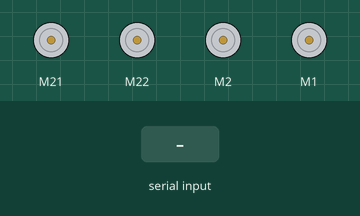
This sketch was run on a simulated Arduino Uno, built with avr-gcc and run on an emulated ATmega328P. Shown: 4 × DC motor (green arrow = forward, orange = backward, longer = faster). The inputs (shaded band) are chosen by the test bench. What the sketch prints to the serial monitor is not drawn.

Above: at 1.2 s.
1.3 s: "i" received over Serial
At 2.3 s:
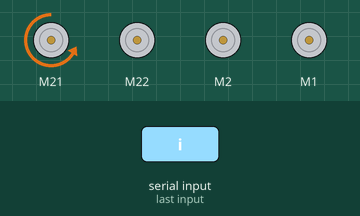
4.3 s: byte 122 ('z') received over Serial
7.2 s: "x" received over Serial
At 7.6 s:
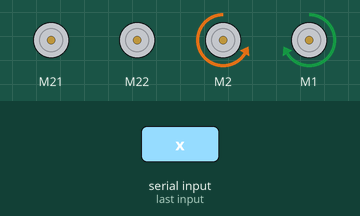
9.2 s: "y" received over Serial
At 9.5 s:
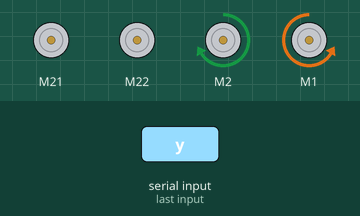
11.2 s: "q" received over Serial
At 12.2 s:
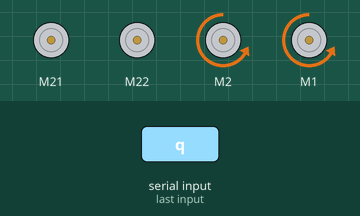
14.2 s: "t" received over Serial
At 16.1 s:
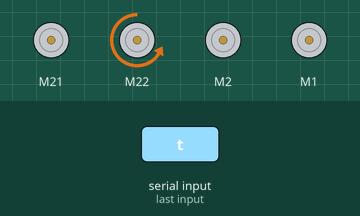
Timing chart, 0 to 20.4 s (numbered marks = the images above; inputs shaded):
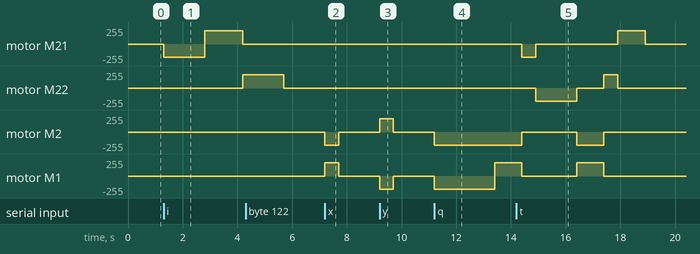

Measured:
- after the input at 1.3 s, motor M21: stopped → backward 200/255 at once, → forward 200/255 1.5 s later, → stopped 1.4 s later; motor M22: stopped → forward 200/255 after 2.9 s
- after the input at 7.2 s, motor M2: stopped → backward 200/255 at once, → stopped 0.50 s later; motor M1: stopped → forward 200/255 at once, → stopped 0.50 s later
- after the input at 9.2 s, motor M2: stopped → forward 200/255 at once, → stopped 0.50 s later; motor M1: stopped → backward 200/255 at once, → stopped 0.50 s later
- after the input at 11.2 s, motor M2: stopped → backward 200/255 at once; motor M1: stopped → backward 200/255 at once, → forward 200/255 2.2 s later
- after the input at 14.2 s, motor M21: stopped → backward 200/255 after 0.20 s, → stopped 0.50 s later, → forward 200/255 3.0 s later, → stopped 1.0 s later; motor M22: stopped → backward 200/255 after 0.70 s, → stopped 1.5 s later, → forward 200/255 1.0 s later, → stopped 0.50 s later

The sketch:

alexaGO.ino
```cpp
#include <MeMegaPi.h>

MeMegaPiDCMotor motor1(PORT2B);

MeMegaPiDCMotor motor2(PORT1B);

MeMegaPiDCMotor motor3(PORT3B);

MeMegaPiDCMotor motor4(PORT4B);   //  Motor at slot4

uint8_t motorSpeed = 200;

char val;
int card_length_to_ms(float card_length) {
  return 625*card_length;
}

void setup()
{
  Serial.begin(9600);
  Serial.println("<Arduino is ready>");

}

void loop()
{
    val = Serial.read();
    if (val== 'x') { //x is for one dimensional, 1-d motion for/back
      motor2.run(motorSpeed);
      motor1.run(-motorSpeed);
      delay(500);
      motor2.stop();
      motor1.stop();
    }
    else if (val== 'y') { //x is for one dimensional, 1-d motion for/back

      motor2.run(-motorSpeed);
      motor1.run(motorSpeed);
      delay(500);
      motor2.stop();
      motor1.stop();
    }
    else if (val== 'q') { //x is for one dimensional, 1-d motion for/back
      motor2.run(-motorSpeed);
      motor1.run(-motorSpeed);
      delay(2200);
      motor2.stop();
      motor1.stop();
      motor2.run(motorSpeed);
      motor1.run(-motorSpeed);
      delay(1000);
      motor2.stop();
      motor1.stop();
    }

    else if (val == 'i') {
      motor3.run(-motorSpeed);
      delay(1500);
      motor3.stop();
      motor3.run(motorSpeed);
      delay(1400);
      motor3.stop();
      motor4.run(motorSpeed);
      delay(1500);
      motor4.stop();
    }

    else if (val == 't') {
      //align();
      motor3.run(-motorSpeed);
      delay(500);
      motor3.stop();
      motor4.run(-motorSpeed);
      delay(1500);
      motor4.stop();
      motor2.run(motorSpeed);
      motor1.run(-motorSpeed);
      delay(1000);
      motor2.stop();
      motor1.stop();

      motor4.run(motorSpeed);
      delay(500);
      motor4.stop();

      motor3.run(motorSpeed);
      delay(1000);
      motor3.stop();
    }

    else if (val == 'l') {
      motor2.run(-motorSpeed);
      motor1.run(-motorSpeed);
      delay(500);
      motor2.stop();
      motor1.stop();
    }
    else if (val == 'o') {
      motor2.run(-motorSpeed);
      motor1.run(-motorSpeed);
      delay(2200);
      motor2.stop();
      motor1.stop();
    }

    else if (val == 'r') {
      motor2.run(motorSpeed);
      motor1.run(motorSpeed);
      delay(500);
      motor2.stop();
      motor1.stop();
    }

    else if (val == 'd') {
      motor3.run(-motorSpeed);
      delay(1000);
      motor3.stop();
      motor4.run(-motorSpeed);
      delay(300);
      motor4.stop();
      motor2.run(-motorSpeed);
      motor1.run(motorSpeed);
      delay(1000);
      motor2.stop();
      motor1.stop();
    }

    else if (val == 'p') {


        motor3.run(-motorSpeed);
        delay(500);
        motor3.stop();
        motor3.run(motorSpeed);
        delay(550);
        motor3.stop();
        motor3.run(-motorSpeed);
        delay(500);
        motor3.stop();
        motor3.run(motorSpeed);
        delay(550);
        motor3.stop();
        motor3.run(-motorSpeed);
        delay(500);
        motor3.stop();
        motor3.run(motorSpeed);
        delay(550);
        motor3.stop();

      //reset
      motor3.run(motorSpeed);
      delay(700);
      motor3.stop();
      motor3.run(-motorSpeed);
      delay(600);
      motor3.stop();


    }
    else if (val=='z') {
      motor1.stop();
      motor2.stop();
      motor3.stop();
      motor4.stop();
    }


}
```
